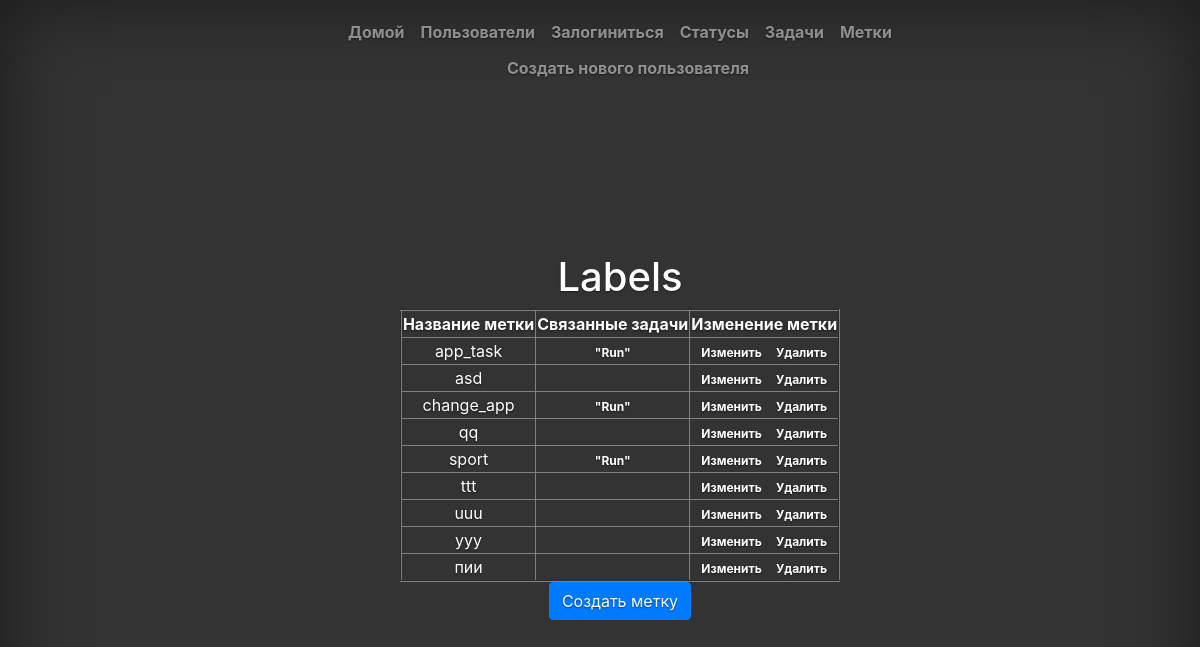
The app's page /labels/, older data.
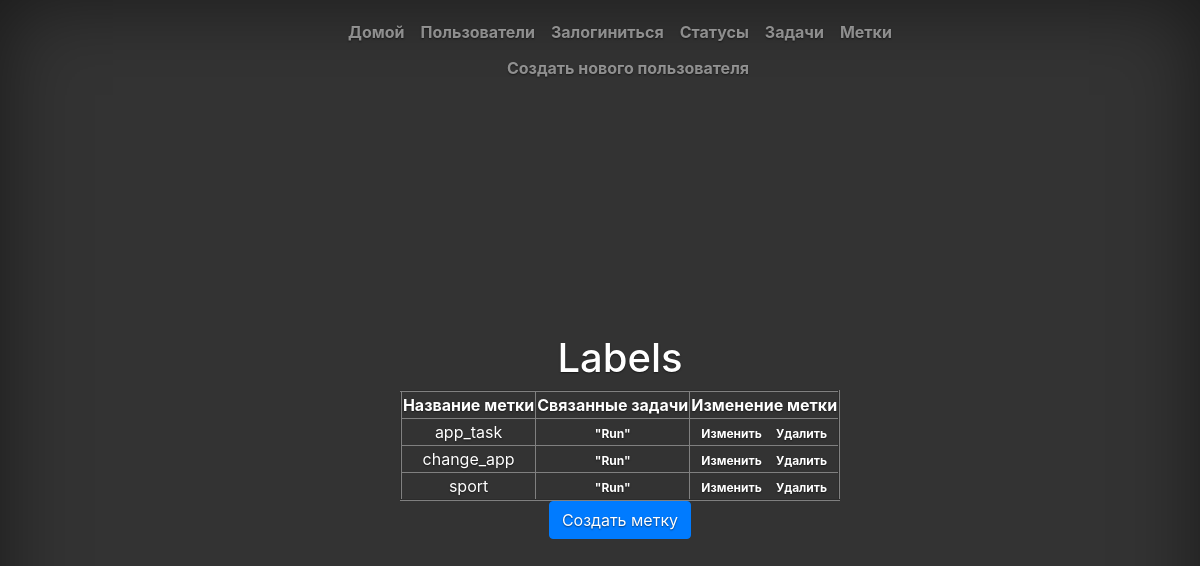
The same page, newer data.
### tasks/models.py (models this page shows, shortened)
class Label(models.Model):
    name = models.CharField(verbose_name='Имя', max_length=70, unique=True)
    class Meta():
        ordering = ['name']

class Task(models.Model):
    name = models.CharField(max_length=50, null=True, blank=True,)
    description = models.CharField(max_length=150, null=True, blank=True,)
    task_status = models.ForeignKey(TaskStatus, null=True, blank=True, on_delete=models.PROTECT)
    creator = models.ForeignKey(CustomUser, on_delete=models.CASCADE, null=True, blank=True, related_name='creator')
    assigned_to = models.ForeignKey(CustomUser, on_delete=models.SET_NULL, null=True, blank=True, related_name='assigned')
    label = models.ManyToManyField(Label)
    class Meta():
        ordering = ['name']
    def __str__(self):
        return self.name

### task_manager/views.py (the view)
# urls.py: path('labels/', views.ListLabelsView.as_view(), name='labels_list'),
class ListLabelsView(generic.ListView):
    model = Label
    template_name = 'labels_index.html'

### task_manager/templates/labels_index.html (shortened to what this page needs)
{% extends 'index.html' %}
{% load bootstrap4 %}
{% load i18n %}
{% block welcome %}
	<h1>Labels</h1>
		<table border="2" align="center">
			<tr>
				<th>Название метки</th>
				<th>Связанные задачи</th>
				<th>Изменение метки</th>
			</tr>
			{% for label in object_list %}
				<tr>
					<td><a href={% url 'label' label.id %}>{{ label.name }}</a></td>
					<td>
						{% for task in label.task_set.all %}
							<a class="badge badge-infop-2" href={% url 'label' label.id %}>"{{ task }}"</a>
						{% endfor %}
					</td>
					<td>
						<a class="badge badge-infop-2" href={% url 'update_label' label.id %}>Изменить</a>
						<a class="badge badge-infop-2" href={% url 'delete_label' label.id %}>Удалить</a>
					</td>
				</tr>
			{% endfor %}
		</table>
	<a class="btn btn-primary" href={% url 'create_label' %}>{% translate "Создать метку" %}</a>
{% endblock %}

### task_manager/templates/index.html (shortened to what this page needs)
{% load static %}
{% load bootstrap4 %}
{% load i18n %}
<!doctype html>
<html lang="en">
  <head>
    <link href="{% static 'css/bootstrap.min.css'%}" rel="stylesheet">
    <link href="{% static 'css/cover.css'%}" rel="stylesheet">
  </head>
  <body class="text-center">
  <ul>
  </ul>
    <div class="cover-container d-flex h-100 p-3 mx-auto flex-column">
      <header class="masthead mb-auto">
        <div class="inner">
          <nav class="nav nav-masthead justify-content-center">
	        <a class="nav-link" href={% url 'home' %}>{% translate "Домой" %}</a>
	        <a class="nav-link" href={% url 'users:user_list' %}>{% translate "Пользователи" %}</a>
              {% block login_link %}
                {% if not user.is_authenticated %}
                    <a class="nav-link" href={% url 'login' %}>{% translate "Залогиниться" %}</a>
                {% endif %}
              {% endblock login_link %}
        <a class="nav-link" href={% url 'statuses_list' %}>{% translate "Статусы" %}</a>
        <a class="nav-link" href={% url 'tasks:tasks_list' %}>{% translate "Задачи" %}</a>
        <a class="nav-link" href={% url 'labels_list' %}>{% translate "Метки" %}</a>
	    <a class="nav-link" href={% url 'users:create_user' %}>{% translate "Создать нового пользователя" %}</a>
          </nav>
        </div>
      </header>
      <main role="main" class="inner cover">
          {% block welcome %}{% endblock welcome %}
      </main>
    </div>
  </body>
</html>

### task_manager/static/css/cover.css (style rules this page uses)
a, a:focus, a:hover { color: #fff; }
html, body { height: 100%; background-color: #333; }
body { display: -ms-flexbox; display: -webkit-box; display: flex; -ms-flex-pack: center; -webkit-box-pack: center; justify-content: center; color: #fff; text-shadow: 0 .05rem .1rem rgba(0, 0, 0, .5); box-shadow: inset 0 0 5rem rgba(0, 0, 0, .5); }
.cover-container { max-width: 42em; }
.masthead { margin-bottom: 2rem; }
.nav-masthead .nav-link { padding: .25rem 0; font-weight: 700; color: rgba(255, 255, 255, .5); background-color: transparent; border-bottom: .25rem solid transparent; }
.nav-masthead .nav-link + .nav-link { margin-left: 1rem; }
@media (min-width: 48em) { .nav-masthead { float: right; } }
.cover { padding: 0 1.5rem; }

Row changes from the older to the newer data that the page shows:
removed Label: name "asd"
removed Label: name "qq"
removed Label: name "ttt"
removed Label: name "uuu"
removed Label: name "yyy"
removed Label: name "пии"
